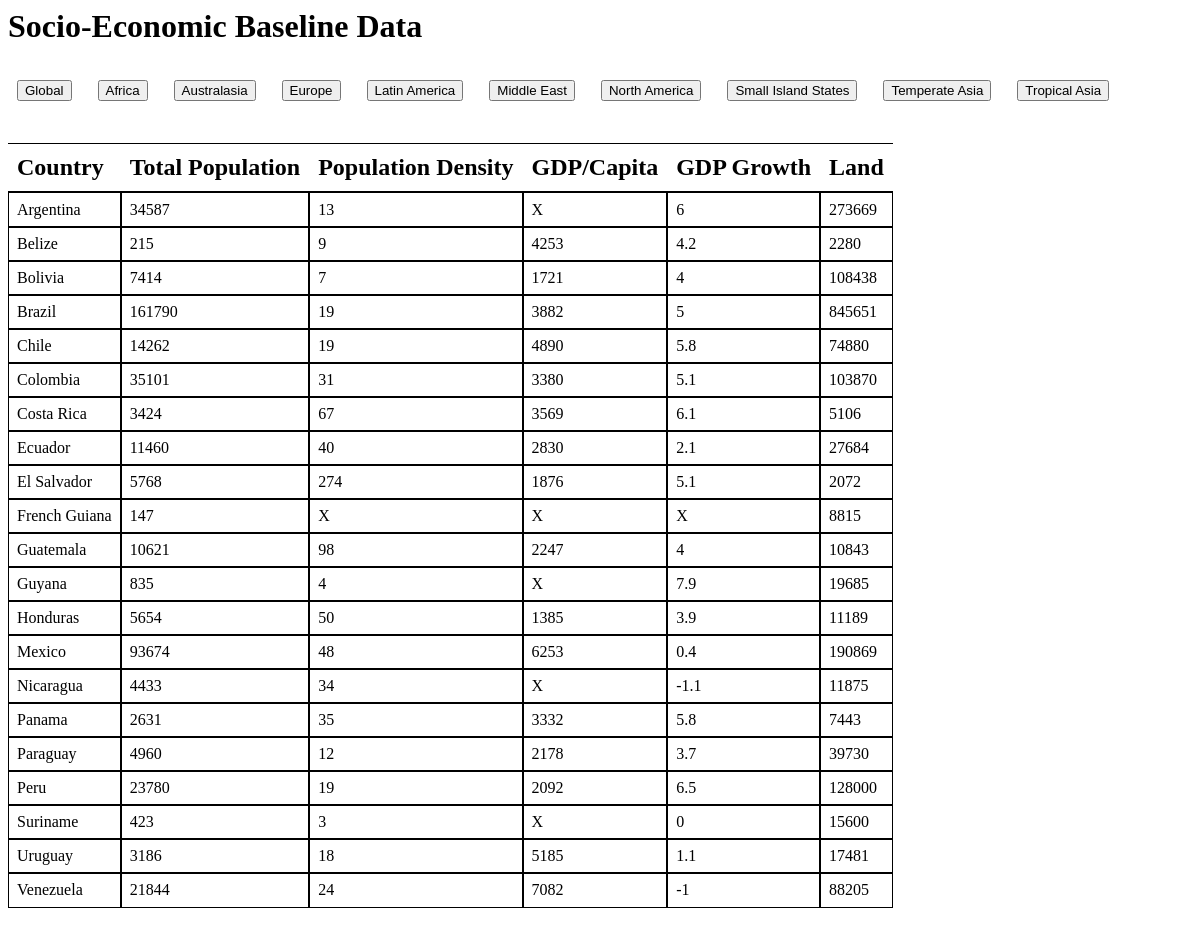
The page /LatinAmerica on the database its author committed.
### tables this page shows
CREATE TABLE LatinAmerica (Country TEXT, TotalPop TEXT, PopDens TEXT, GDP_Cap TEXT, GDP_Growth TEXT, LAND TEXT);

### socio_economic.py (the view)
@app.route('/LatinAmerica')
def latinamerica():
  conn = sqlite3.connect('socio_economic_data.db')
  conn.row_factory = sqlite3.Row
  cur = conn.cursor()
  cur.execute("select * from LatinAmerica")
  rows = cur.fetchall()
  conn.close()
  return render_template('index.html', rows=rows)

### templates/index.html (shortened to what this page needs)
<html>
    <head>
    </head>
    <h1>Socio-Economic Baseline Data</h1>
    <h1>
    <a href="/" ><button>Global</button></a>
    <a href="/Africa" ><button>Africa</button></a>
    <a href="/Australasia" ><button>Australasia</button></a>
    <a href="/Europe" ><button>Europe</button></a>
    <a href="/LatinAmerica" ><button>Latin America</button></a>
    <a href="/MiddleEast" ><button>Middle East</button></a>
    <a href="/NorthAmerica" ><button>North America</button></a>
    <a href="/SmallIslandStates" ><button>Small Island States</button></a>
    <a href="/TemperateAsia" ><button>Temperate Asia</button></a>
    <a href="/TropicalAsia" ><button>Tropical Asia</button></a>
    </h1>
    <body>
        <div class="row">
            <div class="column">
                <h2>Country</h2>
                {% for row in rows %}
                <p>{{row["Country"]}}</p>
                {% endfor %}
            </div>
            <div class="column">
                <h2>Total Population</h2>
                {% for row in rows %}
                <p>{{ row["TotalPop"]}}</p>
                {% endfor %}
            </div>
            <div class="column">
                <h2>Population Density</h2>
                {% for row in rows %}
                <p>{{ row["PopDens"]}}</p>
                {% endfor %}
            </div>
            <div class="column">
                <h2>GDP/Capita</h2>
                {% for row in rows %}
                <p>{{ row["GDP_Cap"]}}</p>
                {% endfor %}
            </div>
            <div class="column">
                <h2>GDP Growth</h2>
                {% for row in rows %}
                <p>{{ row["GDP_Growth"]}}</p>
                {% endfor %}
            </div>
            <div class="column">
                <h2>Land</h2>
                {% for row in rows %}
                <p>{{ row["LAND"]}}</p>
                {% endfor %}
            </div>
        </div>
    </body>
</html>

### templates/index.html (style rules this page uses)
.column { white-space : nowrap; overflow-x : hidden; vertical-align : top; border-radius : 0px; display : inline-block; padding: 9px; }
h2 { outline-color: black; outline-style: solid; outline-width: 0.1px; outline-offset: 10px; }
p { outline-color: black; outline-style: solid; outline-width: 0.1px; outline-offset: 8px; }
.row { display: flex; }
a { white-space : nowrap; overflow-x : hidden; border-radius : 0px; display : left; padding: 9px; }

### rows shown on the page
LatinAmerica: Country "Argentina", TotalPop "34587", PopDens "13", GDP_Cap "X", GDP_Growth "6", LAND "273669"
LatinAmerica: Country "Belize", TotalPop "215", PopDens "9", GDP_Cap "4253", GDP_Growth "4.2", LAND "2280"
LatinAmerica: Country "Bolivia", TotalPop "7414", PopDens "7", GDP_Cap "1721", GDP_Growth "4", LAND "108438"
LatinAmerica: Country "Brazil", TotalPop "161790", PopDens "19", GDP_Cap "3882", GDP_Growth "5", LAND "845651"
LatinAmerica: Country "Chile", TotalPop "14262", PopDens "19", GDP_Cap "4890", GDP_Growth "5.8", LAND "74880"
LatinAmerica: Country "Colombia", TotalPop "35101", PopDens "31", GDP_Cap "3380", GDP_Growth "5.1", LAND "103870"
LatinAmerica: Country "Costa Rica", TotalPop "3424", PopDens "67", GDP_Cap "3569", GDP_Growth "6.1", LAND "5106"
LatinAmerica: Country "Ecuador", TotalPop "11460", PopDens "40", GDP_Cap "2830", GDP_Growth "2.1", LAND "27684"
LatinAmerica: Country "El Salvador", TotalPop "5768", PopDens "274", GDP_Cap "1876", GDP_Growth "5.1", LAND "2072"
LatinAmerica: Country "French Guiana", TotalPop "147", PopDens "X", GDP_Cap "X", GDP_Growth "X", LAND "8815"
LatinAmerica: Country "Guatemala", TotalPop "10621", PopDens "98", GDP_Cap "2247", GDP_Growth "4", LAND "10843"
LatinAmerica: Country "Guyana", TotalPop "835", PopDens "4", GDP_Cap "X", GDP_Growth "7.9", LAND "19685"
LatinAmerica: Country "Honduras", TotalPop "5654", PopDens "50", GDP_Cap "1385", GDP_Growth "3.9", LAND "11189"
LatinAmerica: Country "Mexico", TotalPop "93674", PopDens "48", GDP_Cap "6253", GDP_Growth "0.4", LAND "190869"
LatinAmerica: Country "Nicaragua", TotalPop "4433", PopDens "34", GDP_Cap "X", GDP_Growth "-1.1", LAND "11875"
LatinAmerica: Country "Panama", TotalPop "2631", PopDens "35", GDP_Cap "3332", GDP_Growth "5.8", LAND "7443"
LatinAmerica: Country "Paraguay", TotalPop "4960", PopDens "12", GDP_Cap "2178", GDP_Growth "3.7", LAND "39730"
LatinAmerica: Country "Peru", TotalPop "23780", PopDens "19", GDP_Cap "2092", GDP_Growth "6.5", LAND "128000"
LatinAmerica: Country "Suriname", TotalPop "423", PopDens "3", GDP_Cap "X", GDP_Growth "0", LAND "15600"
LatinAmerica: Country "Uruguay", TotalPop "3186", PopDens "18", GDP_Cap "5185", GDP_Growth "1.1", LAND "17481"
LatinAmerica: Country "Venezuela", TotalPop "21844", PopDens "24", GDP_Cap "7082", GDP_Growth "-1", LAND "88205"
